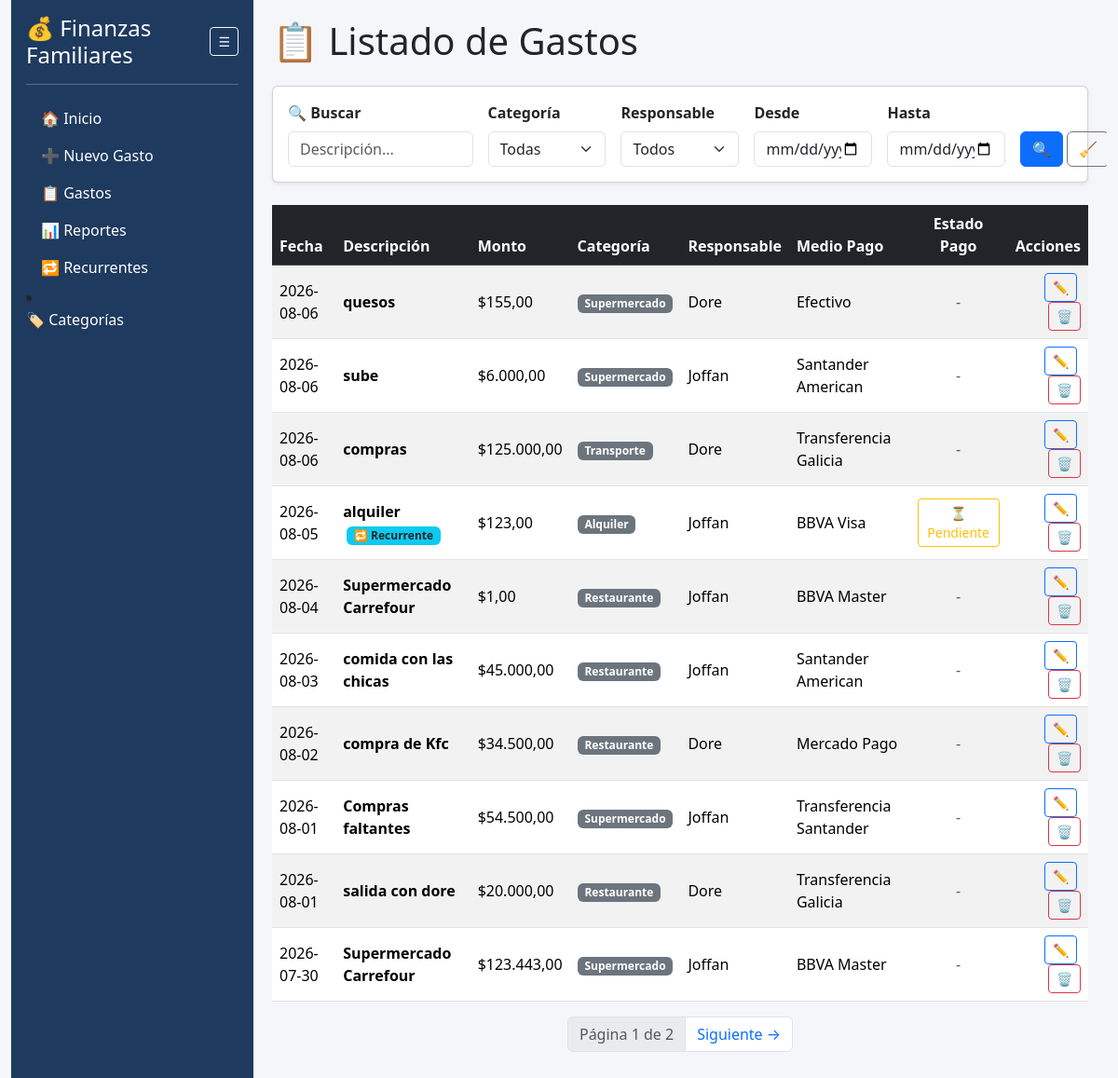
The page /gastos on the database its author committed.
### app.py (models this page shows)
class Gasto(db.Model):
    id = db.Column(db.Integer, primary_key=True)
    fecha = db.Column(db.String(20))
    descripcion = db.Column(db.String(200))
    monto = db.Column(db.Float)
    categoria = db.Column(db.String(50))
    responsable = db.Column(db.String(50))
    medio_pago = db.Column(db.String(50))
    gasto_recurrente_id = db.Column(db.Integer, db.ForeignKey('gasto_recurrente.id'), nullable=True)
    pagado = db.Column(db.Boolean, default=False)
    recurrente = db.relationship('GastoRecurrente', backref='gastos_generados', lazy=True)

### app.py (the view)
@app.route('/gastos')
def listar_gastos():
    pagina = request.args.get('pagina', 1, type=int)
    orden = request.args.get('orden', 'fecha')
    direccion = request.args.get('dir', 'desc')
    q = request.args.get('q', '').strip()
    categoria = request.args.get('categoria', '')
    responsable = request.args.get('responsable', '')
    fecha_desde = request.args.get('fecha_desde', '')
    fecha_hasta = request.args.get('fecha_hasta', '')
    query = Gasto.query
    if q:
        query = query.filter(Gasto.descripcion.ilike(f'%{q}%'))
    if categoria:
        query = query.filter(Gasto.categoria == categoria)
    if responsable:
        query = query.filter(Gasto.responsable == responsable)
    if fecha_desde:
        query = query.filter(Gasto.fecha >= fecha_desde)
    if fecha_hasta:
        query = query.filter(Gasto.fecha <= fecha_hasta)
    columna_orden = getattr(Gasto, orden, Gasto.fecha)
    if direccion == 'desc':
        query = query.order_by(columna_orden.desc())
    else:
        query = query.order_by(columna_orden.asc())
    gastos = query.paginate(page=pagina, per_page=10)
    categorias = [c[0] for c in db.session.query(Gasto.categoria).distinct().all() if c[0]]
    responsables = [r[0] for r in db.session.query(Gasto.responsable).distinct().all() if r[0]]
    if not categorias:
        categorias = ["Supermercado", "Restaurante", "Alquiler", "Agua", "Luz", "Gas", "Internet", "Telefono", "Educación", "Deportes", "Transporte", "Salud", "Vacaciones", "Fondo de Retiro", "Gastos Personales"]
    if not responsables:
        responsables = ["Joffan", "Dore"]
    return render_template(
        'gastos.html',
        gastos=gastos,
        orden=orden,
        direccion=direccion,
        categorias=sorted(categorias),
        responsables=sorted(responsables),
        q=q,
        categoria_sel=categoria,
        responsable_sel=responsable,
        fecha_desde=fecha_desde,
        fecha_hasta=fecha_hasta
    )

### app.py (called while the page is built)
@app.template_filter('moneda')
def moneda(valor):
    if valor is None:
        return "0,00"
    return f"{valor:,.2f}".replace(",", "X").replace(".", ",").replace("X", ".")

### templates/gastos.html (shortened to what this page needs)
{% extends "base.html" %}
{% block contenido %}
<h1 class="mb-4">📋 Listado de Gastos</h1>
<div class="card shadow-sm mb-4">
    <div class="card-body">
        <form method="GET" action="/gastos" class="row g-3">
            <div class="col-md-3">
                <label class="form-label fw-bold">🔍 Buscar</label>
                <input type="text" name="q" class="form-control" placeholder="Descripción..." value="{{ q }}">
            </div>
            <div class="col-md-2">
                <label class="form-label fw-bold">Categoría</label>
                <select name="categoria" class="form-select">
                    <option value="">Todas</option>
                </select>
            </div>
            <div class="col-md-2">
                <label class="form-label fw-bold">Responsable</label>
                <select name="responsable" class="form-select">
                    <option value="">Todos</option>
                </select>
            </div>
            <div class="col-md-2">
                <label class="form-label fw-bold">Desde</label>
                <input type="date" name="fecha_desde" class="form-control" value="{{ fecha_desde }}">
            </div>
            <div class="col-md-2">
                <label class="form-label fw-bold">Hasta</label>
                <input type="date" name="fecha_hasta" class="form-control" value="{{ fecha_hasta }}">
            </div>
            <div class="col-md-1 d-flex align-items-end gap-1">
                <button type="submit" class="btn btn-primary w-100" title="Filtrar">🔍</button>
                <a href="/gastos" class="btn btn-outline-secondary" title="Limpiar Filtros">🧹</a>
            </div>
        </form>
    </div>
</div>
<div class="table-responsive">
    <table class="table table-striped table-hover align-middle">
        <thead class="table-dark">
            <tr>
                <th><a href="/gastos?orden=fecha&dir={% if direccion == 'asc' %}desc{% else %}asc{% endif %}&q={{ q }}&categoria={{ categoria_sel }}&responsable={{ responsable_sel }}" class="text-white text-decoration-none">Fecha</a></th>
                <th><a href="/gastos?orden=descripcion&dir={% if direccion == 'asc' %}desc{% else %}asc{% endif %}&q={{ q }}&categoria={{ categoria_sel }}&responsable={{ responsable_sel }}" class="text-white text-decoration-none">Descripción</a></th>
                <th><a href="/gastos?orden=monto&dir={% if direccion == 'asc' %}desc{% else %}asc{% endif %}&q={{ q }}&categoria={{ categoria_sel }}&responsable={{ responsable_sel }}" class="text-white text-decoration-none">Monto</a></th>
                <th>Categoría</th>
                <th>Responsable</th>
                <th>Medio Pago</th>
                <th class="text-center">Estado Pago</th>
                <th class="text-end">Acciones</th>
            </tr>
        </thead>
        <tbody>
            {% for gasto in gastos.items %}
            <tr>
                <td>{{ gasto.fecha }}</td>
                <td>
                    <strong>{{ gasto.descripcion }}</strong>
                    {% if gasto.gasto_recurrente_id %}
                        <span class="badge bg-info text-dark ms-1" title="Gasto recurrente">🔁 Recurrente</span>
                    {% endif %}
                </td>
                <td>${{ gasto.monto | moneda }}</td>
                <td><span class="badge bg-secondary">{{ gasto.categoria }}</span></td>
                <td>{{ gasto.responsable }}</td>
                <td>{{ gasto.medio_pago }}</td>
                <td class="text-center">
                    {% if gasto.gasto_recurrente_id %}
                        {% if gasto.pagado %}
                            <a href="{{ url_for('toggle_pago_gasto', id=gasto.id) }}" class="btn btn-sm btn-success">✅ Pagado</a>
                        {% else %}
                            <a href="{{ url_for('toggle_pago_gasto', id=gasto.id) }}" class="btn btn-sm btn-outline-warning">⏳ Pendiente</a>
                        {% endif %}
                    {% else %}
                        <span class="text-muted">-</span>
                    {% endif %}
                </td>
                <td class="text-end">
                    <a href="{{ url_for('editar_gasto', id=gasto.id) }}" class="btn btn-sm btn-outline-primary me-1">✏️</a>
                    <a href="{{ url_for('eliminar_gasto', id=gasto.id) }}" class="btn btn-sm btn-outline-danger" onclick="return confirm('¿Eliminar gasto?')">🗑️</a>
                </td>
            </tr>
            {% else %}
            <tr>
                <td colspan="8" class="text-center py-4 text-muted">
                    No se encontraron gastos que coincidan con la búsqueda.
                </td>
            </tr>
            {% endfor %}
        </tbody>
    </table>
</div>
<nav>
    <ul class="pagination justify-content-center">
        <li class="page-item disabled">
            <a href="#" class="page-link">Página {{ gastos.page }} de {{ gastos.pages if gastos.pages > 0 else 1 }}</a>
        </li>
        {% if gastos.has_next %}
        <li class="page-item">
            <a href="/gastos?pagina={{ gastos.next_num }}&orden={{ orden }}&dir={{ direccion }}&q={{ q }}&categoria={{ categoria_sel }}&responsable={{ responsable_sel }}&fecha_desde={{ fecha_desde }}&fecha_hasta={{ fecha_hasta }}" class="page-link">Siguiente →</a>
        </li>
        {% endif %}
    </ul>
</nav>
{% endblock %}

### templates/base.html (style rules this page uses)
body { background-color: #f5f6fa; }

### rows shown on the page
Gasto: fecha "2026-08-06", descripcion "quesos", monto|moneda "155,00", categoria "Supermercado", responsable "Dore", medio_pago "Efectivo"
Gasto: fecha "2026-08-06", descripcion "sube", monto|moneda "6.000,00", categoria "Supermercado", responsable "Joffan", medio_pago "Santander American"
Gasto: fecha "2026-08-06", descripcion "compras", monto|moneda "125.000,00", categoria "Transporte", responsable "Dore", medio_pago "Transferencia Galicia"
Gasto: fecha "2026-08-05", descripcion "alquiler", shows "🔁 Recurrente", monto|moneda "123,00", categoria "Alquiler", responsable "Joffan", medio_pago "BBVA Visa"
Gasto: fecha "2026-08-04", descripcion "Supermercado Carrefour", monto|moneda "1,00", categoria "Restaurante", responsable "Joffan", medio_pago "BBVA Master"
Gasto: fecha "2026-08-03", descripcion "comida con las chicas", monto|moneda "45.000,00", categoria "Restaurante", responsable "Joffan", medio_pago "Santander American"
Gasto: fecha "2026-08-02", descripcion "compra de Kfc", monto|moneda "34.500,00", categoria "Restaurante", responsable "Dore", medio_pago "Mercado Pago"
Gasto: fecha "2026-08-01", descripcion "Compras faltantes", monto|moneda "54.500,00", categoria "Supermercado", responsable "Joffan", medio_pago "Transferencia Santander"
Gasto: fecha "2026-08-01", descripcion "salida con dore", monto|moneda "20.000,00", categoria "Restaurante", responsable "Dore", medio_pago "Transferencia Galicia"
Gasto: fecha "2026-07-30", descripcion "Supermercado Carrefour", monto|moneda "123.443,00", categoria "Supermercado", responsable "Joffan", medio_pago "BBVA Master"

### other values the page prints
{{ gastos.page }} "1"
{{ gastos.pages if gastos.pages > 0 else 1 }} "2"
